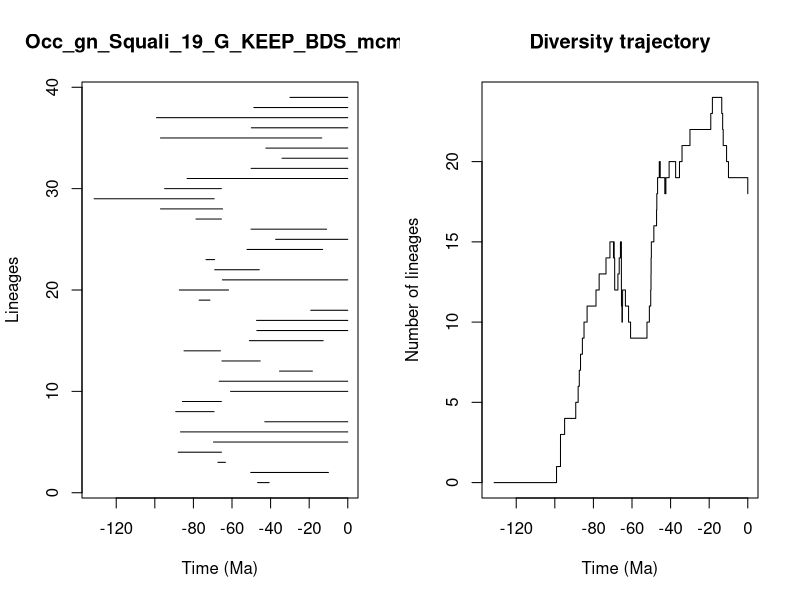

Write R code to recreate this figure.


pdf(file='../Results/Genus/5_MA_bins_EP/pyrate_mcmc_logs/Occ_gn_Squali_19_G_KEEP_BDS_mcmc_LTT.pdf',width=0.6*20, height=0.6*10)
title = "Occ_gn_Squali_19_G_KEEP_BDS_mcmc"
ts=c(46.741766464076555, 50.29747597518602,67.30616089459107,87.90644096429982,69.59126436616894,86.67715238566383,43.00031616685046,89.15335001349774,85.71390707626988,60.745268525262816,66.63237516815377,35.39303055318896,65.21266663612309,84.86394765100364,51.00235022552464,47.14134855580624,47.27072028953843,19.179290131093122,77.02338124692841,87.3165202689834,64.9731374218108,68.9725295226659,73.47298732915829,52.236172298396525,37.38711079923241,50.154144316095966,78.65858986888146,97.05561321536025,131.43712682003917,94.92304446275475,83.26989484548778,50.09861127886897,34.07860221234344,42.44267535784143,97.06393886708383,49.972285550877174,99.10996991637526,48.680117942669945,29.960629304139243)
te=c(40.763802658203765, 10.007310522632105,63.4205164464265,65.45779664333612,0.0,0.0,0.0,69.28416174978348,65.50274505645632,0.0,0.0,18.338666204092444,45.37769545249942,65.98673818899883,12.735638435676526,0.0,0.0,0.0,71.43013167040816,61.78377999724397,0.0,45.86771155248419,68.98094506979263,13.017847808722443,0.0,10.991293012853939,65.49680470887807,64.87217909059945,69.24229812935535,65.50271554720207,0.0,0.0,0.0,0.0,13.48786306433871,0.0,0.0,0.0,0.0)
div_traj=c(0, 1,2,3,4,5,6,7,8,9,10,11,12,13,14,15,14,15,14,13,12,13,14,15,14,13,12,11,10,11,12,11,10,9,10,11,12,13,14,15,16,17,18,19,20,19,18,19,20,19,20,21,22,23,24,23,22,21,20,19,18)
time_events=c(131.43712682003917, 99.10996991637526,97.06393886708383,97.05561321536025,94.92304446275475,89.15335001349774,87.90644096429982,87.3165202689834,86.67715238566383,85.71390707626988,84.86394765100364,83.26989484548778,78.65858986888146,77.02338124692841,73.47298732915829,71.43013167040816,69.59126436616894,69.28416174978348,69.24229812935535,68.98094506979263,68.9725295226659,67.30616089459107,66.63237516815377,65.98673818899883,65.50274505645632,65.50271554720207,65.49680470887807,65.45779664333612,65.21266663612309,64.9731374218108,64.87217909059945,63.4205164464265,61.78377999724397,60.745268525262816,52.236172298396525,51.00235022552464,50.29747597518602,50.154144316095966,50.09861127886897,49.972285550877174,48.680117942669945,47.27072028953843,47.14134855580624,46.741766464076555,45.86771155248419,45.37769545249942,43.00031616685046,42.44267535784143,40.763802658203765,37.38711079923241,35.39303055318896,34.07860221234344,29.960629304139243,19.179290131093122,18.338666204092444,13.48786306433871,13.017847808722443,12.735638435676526,10.991293012853939,10.007310522632105,0.0)
                par(mfrow=c(1,2))
                L = length(ts)
                plot(ts, 1:L , xlim=c(-max(ts)-1,0), pch=20, type="n", main=title,xlab="Time (Ma)",ylab="Lineages")
                for (i in 1:L){segments(x0=-te[i],y0=i,x1=-ts[i],y1=i)}    
                t = -time_events
                plot(div_traj ~ t,type="s", main = "Diversity trajectory",xlab="Time (Ma)",ylab="Number of lineages",xlim=c(-max(ts)-1,0))
                abline(v=c(65,200,251,367,445),lty=2,col="gray")
                
